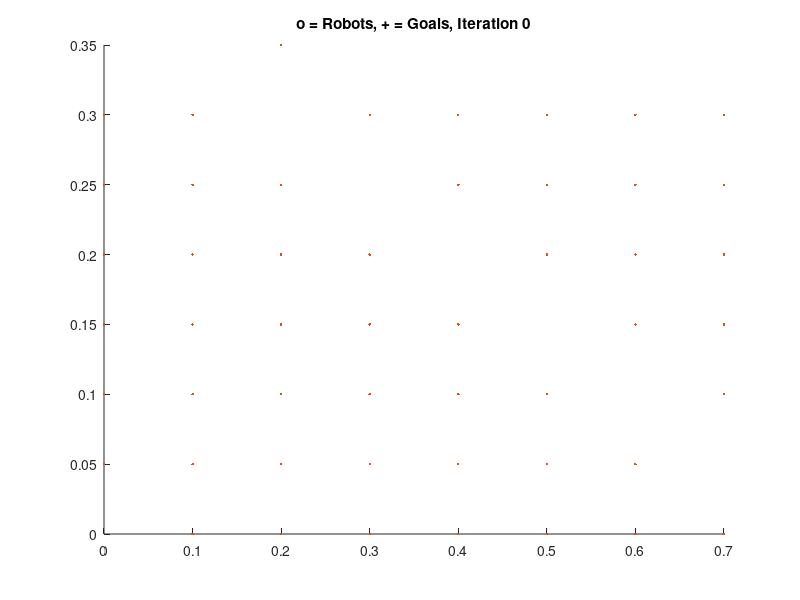

MATLAB code for this plot: (Note: this script raises an error after producing the figure.)
function [Px, Py,v,c] = lloydsAlgorithm(Px,Py, crs, numIterations, showPlot)
% LLOYDSALGORITHM runs Lloyd's algorithm on the particles at xy positions 
% (Px,Py) within the boundary polygon crs for numIterations iterations
% showPlot = true will display the results graphically.  
% 
% Lloyd's algorithm starts with an initial distribution of samples or
% points and consists of repeatedly executing one relaxation step:
%   1.  The Voronoi diagram of all the points is computed.
%   2.  Each cell of the Voronoi diagram is integrated and the centroid is computed.
%   3.  Each point is then moved to the centroid of its Voronoi cell.
%
% Inspired by http://www.mathworks.com/matlabcentral/fileexchange/34428-voronoilimit
% Requires the Polybool function of the mapping toolbox to run.
%
% Run with no input to see example.  To initialize a square with 50 robots 
% in left middle, run:
%lloydsAlgorithm(0.01*rand(50,1),zeros(50,1)+1/2, [0,0;0,1;1,1;1,0], 200, true)
%
% Made by: Aaron Becker, atbecker@uh.edu
close all
format compact

% initialize random generator in repeatable fashion
sd = 20;
rng(sd)



if nargin < 1   % demo mode
    showPlot = true;
    numIterations  = 200;
    xrange = 10;  %region size
    yrange = 5;
    n = 50; %number of robots  (changing the number of robots is interesting)

% Generate and Place  n stationary robots
    Px = 0.01*mod(1:n,ceil(sqrt(n)))'*xrange; %start the robots in a small grid
    Py = 0.01*floor((1:n)/sqrt(n))'*yrange;
    
%     Px = 0.1*rand(n,1)*xrange; % place n  robots randomly
%     Py = 0.1*rand(n,1)*yrange;
    
    crs = [ 0, 0;    
        0, yrange;
        1/3*xrange, yrange;  % a world with a narrow passage
        1/3*xrange, 1/4*yrange;
        2/3*xrange, 1/4*yrange;
        2/3*xrange, yrange;
        xrange, yrange;
        xrange, 0];
    
    for i = 1:numel(Px)  
        while ~inpolygon(Px(i),Py(i),crs(:,1),crs(:,2))% ensure robots are inside the boundary
            Px(i) = rand(1,1)*xrange; 
            Py(i) = rand(1,1)*yrange;
        end
    end
else
    xrange = max(crs(:,1));
    yrange = max(crs(:,2));
    n = numel(Px); %number of robots  
end


%%%%%%%%%%%%%%%%%%%%%%%% VISUALIZATION %%%%%%%%%%%%%%%%%%%%%%%%%%%%%%%%%%%%
if showPlot
    verCellHandle = zeros(n,1);
    cellColors = cool(n);
    for i = 1:numel(Px) % color according to
        verCellHandle(i)  = patch(Px(i),Py(i),cellColors(i,:)); % use color i  -- no robot assigned yet
        hold on
    end
    pathHandle = zeros(n,1);    
    %numHandle = zeros(n,1);    
    for i = 1:numel(Px) % color according to
        pathHandle(i)  = plot(Px(i),Py(i),'-','color',cellColors(i,:)*.8);
    %    numHandle(i) = text(Px(i),Py(i),num2str(i));
    end
    %goalHandle = plot(Px,Py,'+','linewidth',2);
    currHandle = plot(Px,Py,'.','linewidth',2);
    titleHandle = title(['o = Robots, + = Goals, Iteration ', num2str(0)]);
end
%%%%%%%%%%%%%%%%%%%%%%%% END VISUALIZATION %%%%%%%%%%%%%%%%%%%%%%%%%%%%%%%%

% Iteratively Apply LLYOD's Algorithm
for counter = 1:numIterations

    %[v,c]=VoronoiLimit(Px,Py, crs, false);
    [v,c]=VoronoiBounded(Px,Py, crs);
    
    if showPlot
        set(currHandle,'XData',Px,'YData',Py);%plot current position
        for i = 1:numel(Px) % color according to
            xD = [get(pathHandle(i),'XData'),Px(i)];
            yD = [get(pathHandle(i),'YData'),Py(i)];
            %set(pathHandle(i),'XData',xD,'YData',yD);%plot path position
     %       set(numHandle(i),'Position',[ Px(i),Py(i)]);
        end 
    end
    
    for i = 1:numel(c) %calculate the centroid of each cell
        [cx,cy] = PolyCentroid(v(c{i},1),v(c{i},2));
        cx = min(xrange,max(0, cx));
        cy = min(yrange,max(0, cy));
        if ~isnan(cx) && inpolygon(cx,cy,crs(:,1),crs(:,2))
            Px(i) = cx;  %don't update if goal is outside the polygon
            Py(i) = cy;
        end
    end
    
    if showPlot
        for i = 1:numel(c) % update Voronoi cells
            set(verCellHandle(i), 'XData',v(c{i},1),'YData',v(c{i},2));
        end

        set(titleHandle,'string',['o = Robots, + = Goals, Iteration ', num2str(counter,'%3d')]);
        %set(goalHandle,'XData',Px,'YData',Py);%plot goal position
        
        axis equal
        axis([0,xrange,0,yrange]);
        drawnow
%         if mod(counter,50) ==0
%             pause
%             %pause(0.1)
%         end
    end
end

function [Cx,Cy] = PolyCentroid(X,Y)
% POLYCENTROID returns the coordinates for the centroid of polygon with vertices X,Y
% The centroid of a non-self-intersecting closed polygon defined by n vertices (x0,y0), (x1,y1), ..., (xn?1,yn?1) is the point (Cx, Cy), where
% In these formulas, the vertices are assumed to be numbered in order of their occurrence along the polygon's perimeter, and the vertex ( xn, yn ) is assumed to be the same as ( x0, y0 ). Note that if the points are numbered in clockwise order the area A, computed as above, will have a negative sign; but the centroid coordinates will be correct even in this case.http://en.wikipedia.org/wiki/Centroid
% A = polyarea(X,Y)

Xa = [X(2:end);X(1)];
Ya = [Y(2:end);Y(1)];

A = 1/2*sum(X.*Ya-Xa.*Y); %signed area of the polygon

Cx = (1/(6*A)*sum((X + Xa).*(X.*Ya-Xa.*Y)));
Cy = (1/(6*A)*sum((Y + Ya).*(X.*Ya-Xa.*Y)));

function [V,C]=VoronoiBounded(x,y, crs)
% VORONOIBOUNDED computes the Voronoi cells about the points (x,y) inside
% the bounding box (a polygon) crs.  If crs is not supplied, an
% axis-aligned box containing (x,y) is used.

bnd=[min(x) max(x) min(y) max(y)]; %data bounds
if nargin < 3
    crs=double([bnd(1) bnd(4);bnd(2) bnd(4);bnd(2) bnd(3);bnd(1) bnd(3);bnd(1) bnd(4)]);
end

rgx = max(crs(:,1))-min(crs(:,1));
rgy = max(crs(:,2))-min(crs(:,2));
rg = max(rgx,rgy);
midx = (max(crs(:,1))+min(crs(:,1)))/2;
midy = (max(crs(:,2))+min(crs(:,2)))/2;

% add 4 additional edges
xA = [x; midx + [0;0;-5*rg;+5*rg]];
yA = [y; midy + [-5*rg;+5*rg;0;0]];

[vi,ci]=voronoin([xA,yA]);

% remove the last 4 cells
C = ci(1:end-4);
V = vi;
% use Polybool to crop the cells
%Polybool for restriction of polygons to domain.

for ij=1:length(C)
        % thanks to http://www.mathworks.com/matlabcentral/fileexchange/34428-voronoilimit
        % first convert the contour coordinate to clockwise order:
        [X2, Y2] = poly2cw(V(C{ij},1),V(C{ij},2));
        [xb, yb] = polybool('intersection',crs(:,1),crs(:,2),X2,Y2);
        ix=nan(1,length(xb));
        for il=1:length(xb)
            if any(V(:,1)==xb(il)) && any(V(:,2)==yb(il))
                ix1=find(V(:,1)==xb(il));
                ix2=find(V(:,2)==yb(il));
                for ib=1:length(ix1)
                    if any(ix1(ib)==ix2)
                        ix(il)=ix1(ib);
                    end
                end
                if isnan(ix(il))==1
                    lv=length(V);
                    V(lv+1,1)=xb(il);
                    V(lv+1,2)=yb(il);
                    ix(il)=lv+1;
                end
            else
                lv=length(V);
                V(lv+1,1)=xb(il);
                V(lv+1,2)=yb(il);
                ix(il)=lv+1;
            end
        end
        C{ij}=ix;
   
end



